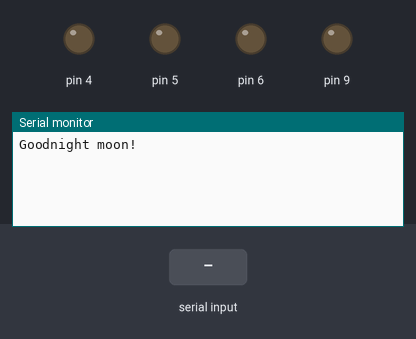
A sketch run on a simulated Arduino Uno, built with avr-gcc and run on an emulated ATmega328P. On the bench: output pins drawn as LEDs (lit = HIGH), the last lines printed to the serial monitor. The test bench sets the inputs (shaded band).

Above: at 1.2 s.
1.3 s: "R" received over the second serial link
At 1.31 s:
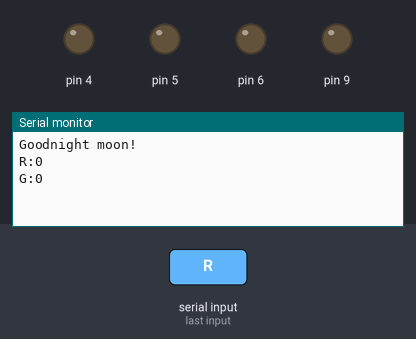
At 1.9 s:
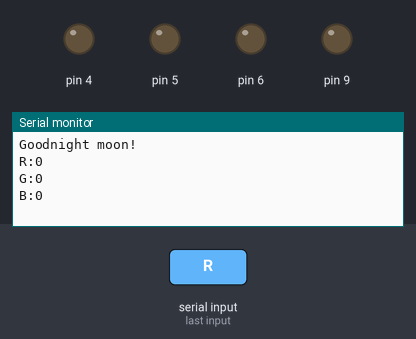

The sketch:

FinalLED_phoneApp_needs_IMPROVE.ino
```cpp
//蓝牙模块端口：RXD是11, TXD是10。LED RGB端口：R是5,G是6,B是9。
#include <SoftwareSerial.h>
#include <String.h>
int R = 0, G = 0, B = 0, printtest = 0, R2 = 0, G2 = 0, B2 = 0;
SoftwareSerial mySerial(11, 10); // RX, TX

void setup() {
  // Open serial communications and wait for port to open:
  Serial.begin(9600);
  pinMode(4, OUTPUT);
  while (!Serial) {
    ; // wait for serial port to connect. Needed for native USB port only
  }


  Serial.println("Goodnight moon!");

  // set the data rate for the SoftwareSerial port
  mySerial.begin(9600);
  mySerial.println("Hello, world?");
}

String temp = "";

void loop() { // run over and over
  String date = "";
  if (mySerial.available())
  {
    while (mySerial.available())
    {
      date += char(mySerial.read()); // a+=1   a=a+1
      delay(2);   //等待缓存数据
    }
    temp = date.substring(0, 1);
    if (temp == "R")
    {
      temp = date.substring(4, 7);
      R = temp.toInt();//字符类型转化为数字类型
      Serial.print("R:");
      Serial.println(R);
      String temp2 = "";
      temp2 = date.substring(11, 14);
      G = temp2.toInt();//字符类型转化为数字类型
      Serial.print("G:");
      Serial.println(G);
      String temp3 = "";
      temp3 = date.substring(18, 23);
      B = temp3.toInt();//字符类型转化为数字类型
      Serial.print("B:");
      Serial.println(B);
      R2 = R;
      G2 = G;
      B2 = B;
      analogWrite(5,R2);
      analogWrite(6,G2);
      analogWrite(9,B2);
    }
  }
}
```

Measured:
- after the input at 1.3 s, the serial monitor: prints a new line at once (image 1)
